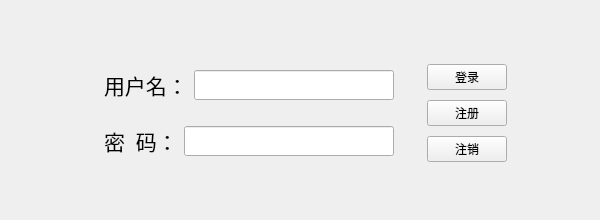
<?xml version="1.0" encoding="UTF-8"?>
<ui version="4.0">
 <class>TcpClient</class>
 <widget class="QWidget" name="TcpClient">
  <property name="geometry">
   <rect>
    <x>0</x>
    <y>0</y>
    <width>600</width>
    <height>220</height>
   </rect>
  </property>
  <property name="minimumSize">
   <size>
    <width>300</width>
    <height>220</height>
   </size>
  </property>
  <property name="maximumSize">
   <size>
    <width>600</width>
    <height>220</height>
   </size>
  </property>
  <property name="windowTitle">
   <string>TcpClient</string>
  </property>
  <widget class="QWidget" name="widget_5" native="true">
   <property name="geometry">
    <rect>
     <x>10</x>
     <y>0</y>
     <width>581</width>
     <height>201</height>
    </rect>
   </property>
   <layout class="QGridLayout" name="gridLayout">
    <item row="2" column="3">
     <spacer name="horizontalSpacer_2">
      <property name="orientation">
       <enum>Qt::Horizontal</enum>
      </property>
      <property name="sizeHint" stdset="0">
       <size>
        <width>40</width>
        <height>20</height>
       </size>
      </property>
     </spacer>
    </item>
    <item row="1" column="1">
     <spacer name="verticalSpacer_2">
      <property name="orientation">
       <enum>Qt::Vertical</enum>
      </property>
      <property name="sizeHint" stdset="0">
       <size>
        <width>20</width>
        <height>40</height>
       </size>
      </property>
     </spacer>
    </item>
    <item row="2" column="0">
     <spacer name="horizontalSpacer">
      <property name="orientation">
       <enum>Qt::Horizontal</enum>
      </property>
      <property name="sizeHint" stdset="0">
       <size>
        <width>40</width>
        <height>20</height>
       </size>
      </property>
     </spacer>
    </item>
    <item row="2" column="1">
     <widget class="QWidget" name="widget_4" native="true">
      <layout class="QVBoxLayout" name="verticalLayout_2">
       <item>
        <widget class="QWidget" name="widget" native="true">
         <layout class="QHBoxLayout" name="horizontalLayout">
          <item>
           <widget class="QLabel" name="name_lan">
            <property name="font">
             <font>
              <family>仿宋</family>
              <pointsize>16</pointsize>
              <underline>false</underline>
             </font>
            </property>
            <property name="text">
             <string>用户名：</string>
            </property>
           </widget>
          </item>
          <item>
           <widget class="QLineEdit" name="name_le">
            <property name="minimumSize">
             <size>
              <width>200</width>
              <height>30</height>
             </size>
            </property>
            <property name="maximumSize">
             <size>
              <width>200</width>
              <height>16777215</height>
             </size>
            </property>
           </widget>
          </item>
         </layout>
        </widget>
       </item>
       <item>
        <widget class="QWidget" name="widget_2" native="true">
         <layout class="QHBoxLayout" name="horizontalLayout_2">
          <item>
           <widget class="QLabel" name="pwd_lab">
            <property name="font">
             <font>
              <family>仿宋</family>
              <pointsize>16</pointsize>
              <underline>false</underline>
             </font>
            </property>
            <property name="text">
             <string>密  码：</string>
            </property>
           </widget>
          </item>
          <item>
           <widget class="QLineEdit" name="pwd_le">
            <property name="minimumSize">
             <size>
              <width>200</width>
              <height>30</height>
             </size>
            </property>
            <property name="frame">
             <bool>true</bool>
            </property>
            <property name="echoMode">
             <enum>QLineEdit::Password</enum>
            </property>
           </widget>
          </item>
         </layout>
        </widget>
       </item>
      </layout>
     </widget>
    </item>
    <item row="2" column="2">
     <widget class="QWidget" name="widget_3" native="true">
      <layout class="QVBoxLayout" name="verticalLayout">
       <item>
        <widget class="QPushButton" name="login_pb">
         <property name="text">
          <string>登录</string>
         </property>
        </widget>
       </item>
       <item>
        <widget class="QPushButton" name="regist_pb">
         <property name="text">
          <string>注册</string>
         </property>
        </widget>
       </item>
       <item>
        <widget class="QPushButton" name="cancel_pb">
         <property name="text">
          <string>注销</string>
         </property>
        </widget>
       </item>
      </layout>
     </widget>
    </item>
    <item row="0" column="1">
     <spacer name="verticalSpacer_3">
      <property name="orientation">
       <enum>Qt::Vertical</enum>
      </property>
      <property name="sizeHint" stdset="0">
       <size>
        <width>20</width>
        <height>40</height>
       </size>
      </property>
     </spacer>
    </item>
    <item row="3" column="1">
     <spacer name="verticalSpacer">
      <property name="orientation">
       <enum>Qt::Vertical</enum>
      </property>
      <property name="sizeHint" stdset="0">
       <size>
        <width>20</width>
        <height>40</height>
       </size>
      </property>
     </spacer>
    </item>
   </layout>
  </widget>
 </widget>
 <resources/>
 <connections/>
</ui>
